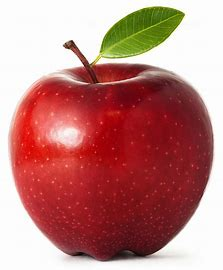
#> input picture 06_Feature_Transform/img/apple.jpg, 223 x 270 px, found by its file name
$ python j_edge_roberts.py
#> lines starting #> are read from the running program, lines starting #| are printed output that depends on the picture
import cv2
import numpy as np

img = cv2.imread("../img/apple.jpg")
#> img is the input picture: shape (270, 223, 3); mean B, G, R 126.6, 130.6, 190.2

# 로버츠 커널 생성
gx_kernel = np.array([[1,0], [0,-1]])
gy_kernel = np.array([[0, 1],[-1,0]])

# 커널 적용
edge_gx = cv2.filter2D(img, -1, gx_kernel)
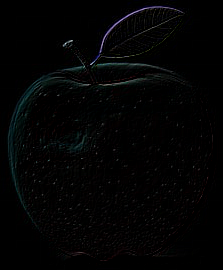
#> edge_gx: shape (270, 223, 3); mean B, G, R 3.5, 3.4, 3.1
edge_gy = cv2.filter2D(img, -1, gy_kernel)
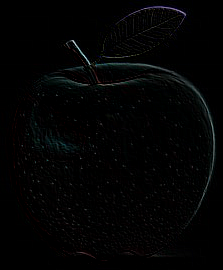
#> edge_gy: shape (270, 223, 3); mean B, G, R 3.4, 3.3, 2.9

# 결과 출력
merged = np.hstack((img, edge_gx, edge_gy, edge_gx+edge_gy))
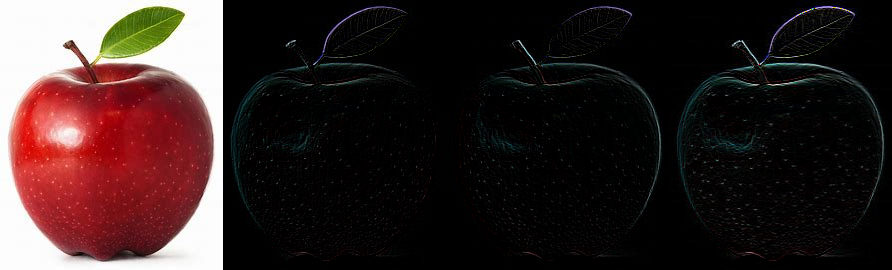
#> merged: shape (270, 892, 3); mean B, G, R 35.1, 35.9, 50.5
cv2.imshow('roberts cross', merged)
cv2.waitKey(0)
cv2.destroyAllWindows()

$ run again, with 06_Feature_Transform/img/fly.jpg copied over 06_Feature_Transform/img/apple.jpg
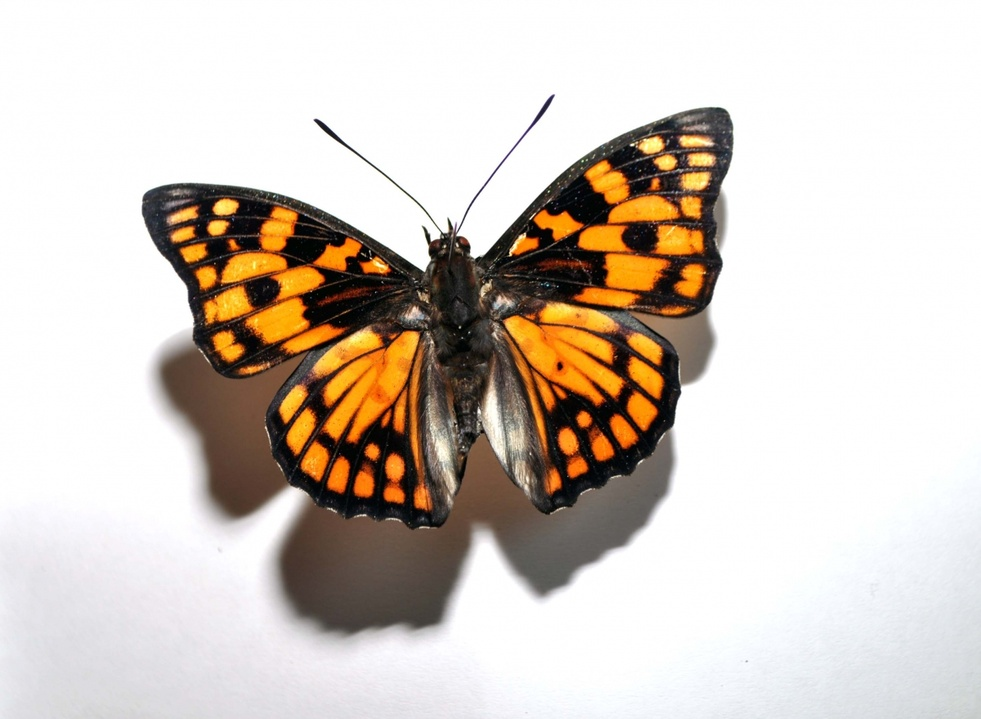
#> input picture 06_Feature_Transform/img/fly.jpg, 981 x 719 px, shrunk from 1200 x 879 before the run, found by its file name
#> img is the input picture: shape (719, 981, 3); mean B, G, R 192.5, 201.4, 210.8
#> `edge_gy = cv2.filter2D(img, -1, gy_kernel)`:
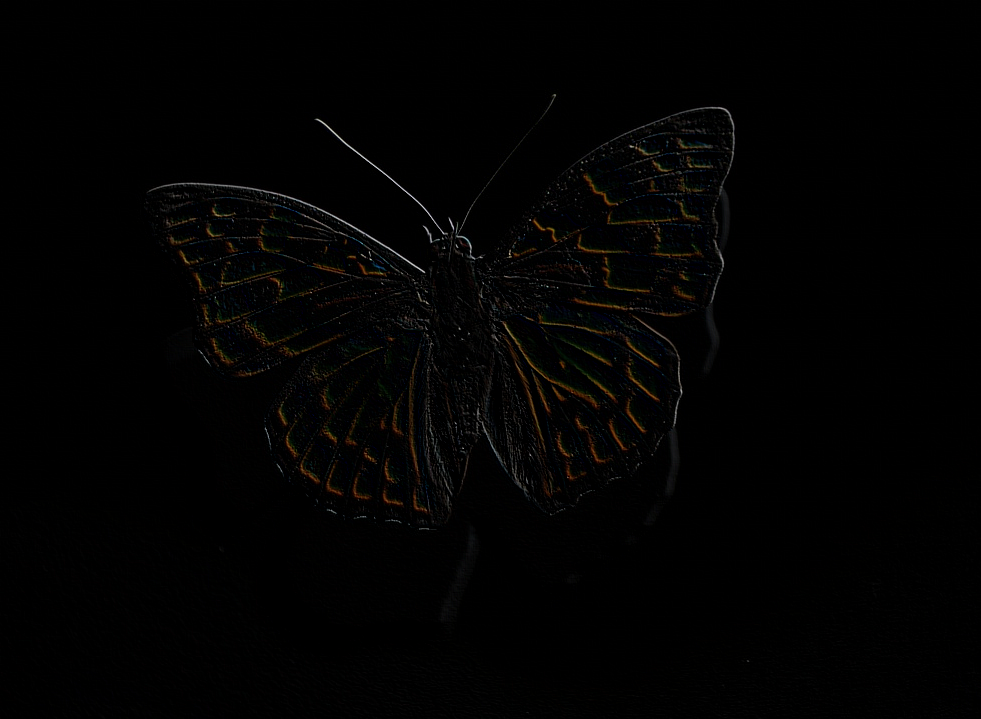
#> edge_gy: shape (719, 981, 3); mean B, G, R 1.7, 2.1, 2.3
#> `merged = np.hstack((img, edge_gx, edge_gy, edge_gx+edge_gy))`:
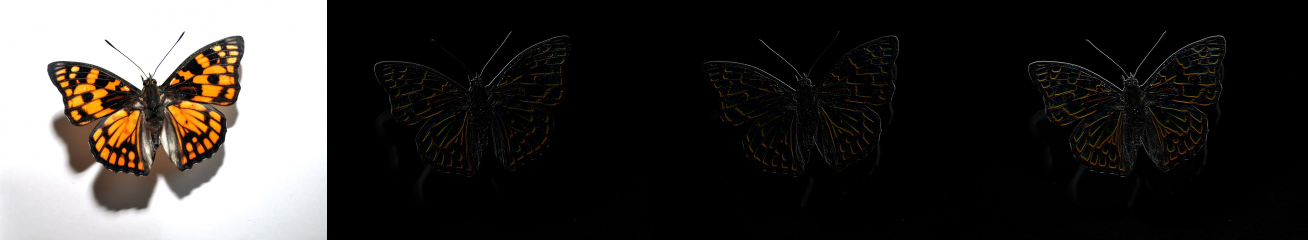
#> merged: shape (719, 3924, 3) (shown at 1/3 size); mean B, G, R 49.9, 52.4, 55.1
